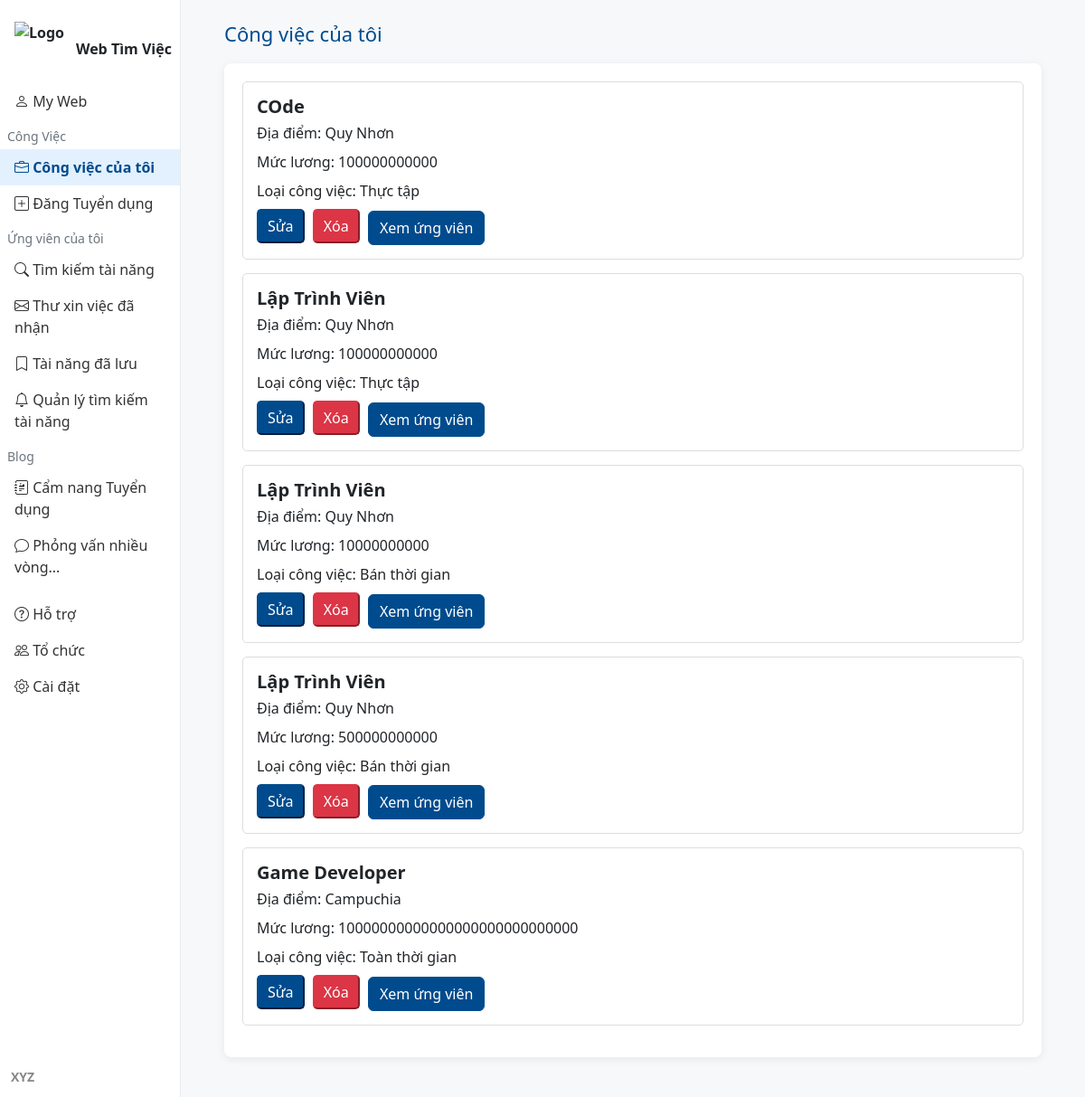
Screenshot of /SEARCHJOP/employer/employer_jobs.php (signed in) with the database file from the repository.
### tables this page shows
CREATE TABLE `jobs` (
  `id` int(11) NOT NULL,
  `employer_id` int(11) DEFAULT NULL,
  `company_name` varchar(255) DEFAULT NULL,
  `title` varchar(255) NOT NULL,
  `description` text DEFAULT NULL,
  `location` varchar(100) DEFAULT NULL,
  `salary` varchar(100) DEFAULT NULL,
  `requirements` text DEFAULT NULL,
  `benefits` text DEFAULT NULL,
  `created_at` datetime DEFAULT current_timestamp(),
  `updated_at` datetime DEFAULT current_timestamp() ON UPDATE current_timestamp(),
  `job_type` varchar(255) DEFAULT NULL,
  `industry` text DEFAULT NULL,
  `deadline` date DEFAULT NULL,
  `display_duration` int(11) NOT NULL DEFAULT 30,
  `years_experience` int(11) NOT NULL DEFAULT 0
);

### SEARCHJOP/employer/employer_jobs.php (the view, shortened to what this page needs)
<?php
include('../db_connect.php');
$employer_id = $_SESSION['employer_id'];
$sql = "SELECT * FROM jobs WHERE employer_id = ?";
$stmt = $conn->prepare($sql);
$stmt->bind_param("i", $employer_id);
$stmt->execute();
$result = $stmt->get_result();
$jobs = $result->fetch_all(MYSQLI_ASSOC);
?>
<!DOCTYPE html>
<html lang="vi">
<head>
    <link href="https://cdn.jsdelivr.net/npm/bootstrap@5.3.0/dist/css/bootstrap.min.css" rel="stylesheet">
    <link href="https://cdn.jsdelivr.net/npm/bootstrap-icons@1.10.5/font/bootstrap-icons.css" rel="stylesheet">
</head>
<body>
    <div class="container-fluid">
        <div class="row">
            <div class="col-2 sidebar px-0 d-flex flex-column position-relative">
                <div class="pt-4 ps-3 mb-2">
                    <a class="navbar-brand fw-bold d-flex align-items-center" href="../index.php">
                        <img src="https://hoitinhoc.binhdinh.gov.vn/wp-content/uploads/2019/04/image001.png" class="me-2" alt="Logo" width="60" height="60"> Web Tìm Việc
                    </a>
                </div>
                <nav class="nav flex-column">
                    <a class="nav-link" href="employer_dashboard.php"><i class="bi bi-person"></i> My Web</a>
                    <div class="ps-2 pt-2 pb-1 text-secondary small">Công Việc</div>
                    <a class="nav-link active" href="employer_jobs.php"><i class="bi bi-briefcase"></i> Công việc của tôi</a>
                    <a class="nav-link" href="employer_post_job.php"><i class="bi bi-plus-square"></i> Đăng Tuyển dụng</a>
                    <div class="ps-2 pt-2 pb-1 text-secondary small">Ứng viên của tôi</div>
                    <a class="nav-link" href="employer_search.php"><i class="bi bi-search"></i> Tìm kiếm tài năng</a>
                    <a class="nav-link" href="employer_applicants.php"><i class="bi bi-envelope"></i> Thư xin việc đã nhận</a>
                    <a class="nav-link" href="employer_saved.php"><i class="bi bi-bookmark"></i> Tài năng đã lưu</a>
                    <a class="nav-link" href="employer_alerts.php"><i class="bi bi-bell"></i> Quản lý tìm kiếm tài năng</a>
                    <div class="ps-2 pt-2 pb-1 text-secondary small">Blog</div>
                    <a class="nav-link" href="employer_handbook.php"><i class="bi bi-journal-richtext"></i> Cẩm nang Tuyển dụng</a>
                    <a class="nav-link" href="employer_interview.php"><i class="bi bi-chat"></i> Phỏng vấn nhiều vòng...</a>
                    <div class="ps-2 pt-2 pb-1 text-secondary small"> </div>
                    <a class="nav-link" href="employer_help.php"><i class="bi bi-question-circle"></i> Hỗ trợ</a>
                    <a class="nav-link" href="employer_organization.php"><i class="bi bi-people"></i> Tổ chức</a>
                    <a class="nav-link" href="employer_settings.php"><i class="bi bi-gear"></i> Cài đặt</a>
                </nav>
                <div class="sidebar-bottom">
                    <div><b><?= htmlspecialchars($_SESSION['employer_name']) ?></b></div>
                </div>
            </div>
            <div class="col-10 main-content px-5 py-4">
                <h2 class="dashboard-header">Công việc của tôi</h2>
                <div class="dashboard-card">
                    <?php if (empty($jobs)): ?>
                        <p>Bạn chưa đăng tin tuyển dụng nào.</p>
                    <?php else: ?>
                        <?php foreach ($jobs as $job): ?>
                            <div class="job-card" id="job-<?= $job['id'] ?>">
                                <h5 class="job-title"><?= htmlspecialchars($job['title']) ?></h5>
                                <p class="job-info">Địa điểm: <?= htmlspecialchars($job['location']) ?></p>
                                <p class="job-info">Mức lương: <?= htmlspecialchars($job['salary']) ?></p>
                                <p class="job-info">Loại công việc: <?= htmlspecialchars($job['job_type']) ?></p>
                                <button class="edit-button" onclick="showEditForm(<?= htmlspecialchars(json_encode($job)) ?>)">Sửa</button>
                                <button class="delete-button" onclick="showDeleteModal(<?= $job['id'] ?>)">Xóa</button>
                               <button class="btn btn-primary"
                                     onclick="window.location.href='employer_applicants.php?job_id=<?= $job['id'] ?>'">
                                        Xem ứng viên
                                    </button>
                            </div>
                        <?php endforeach; ?>
                    <?php endif; ?>
                </div>
            </div>
        </div>
    </div>
</body>
</html>

### SEARCHJOP/employer/employer_jobs.php (style rules this page uses)
body { background: #f6f8fa; }
.sidebar { min-height: 100vh; background: #fff; border-right: 1px solid #e6e9ef; }
.sidebar .nav-link.active, .sidebar .nav-link:focus { background: #e3f1ff; color: #004b8d !important; font-weight: 600; }
.sidebar .nav-link { color: #333; }
.sidebar .nav-link i { width: 20px; }
.sidebar-bottom { position: absolute; bottom: 0; width: 220px; padding: 12px; font-size: 14px; color: #888; }
.main-content { background: #f6f8fa; min-height: 100vh; }
.dashboard-header { color: #004b8d; font-size: 22px; margin-bottom: 20px; }
.dashboard-card { background: #fff; border-radius: 8px; padding: 20px; box-shadow: 0 2px 8px #aaa3; margin-bottom: 20px; }
.job-card { border: 1px solid #ddd; border-radius: 5px; padding: 15px; margin-bottom: 15px; }
.job-title { font-weight: bold; margin-bottom: 5px; }
.job-info { margin-bottom: 8px; }
.edit-button, .delete-button { background-color: #004b8d; border-color: #004b8d; color: #fff; padding: 5px 10px; border-radius: 5px; cursor: pointer; margin-right: 5px; }
.delete-button { background-color: #dc3545; border-color: #dc3545; }
.btn-primary { background-color: #004b8d; border-color: #004b8d; }

### rows the page displays
jobs: title "COde", location "Quy Nhơn", salary "100000000000", job_type "Thực tập"
jobs: title "Lập Trình Viên", location "Quy Nhơn", salary "100000000000", job_type "Thực tập"
jobs: title "Lập Trình Viên", location "Quy Nhơn", salary "10000000000", job_type "Bán thời gian"
jobs: title "Lập Trình Viên", location "Quy Nhơn", salary "500000000000", job_type "Bán thời gian"
jobs: title "Game Developer", location "Campuchia", salary "10000000000000000000000000000", job_type "Toàn thời gian"

### other values shown
$_SESSION['employer_name'] "XYZ"
